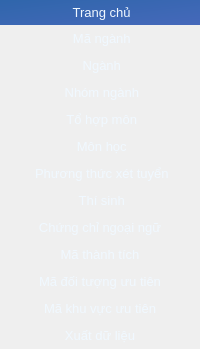
        <widget class="QWidget" name="verticalWidget" native="true">
         <property name="sizePolicy">
          <sizepolicy hsizetype="Preferred" vsizetype="Expanding">
           <horstretch>0</horstretch>
           <verstretch>0</verstretch>
          </sizepolicy>
         </property>
         <property name="styleSheet">
          <string notr="true">QPushButton{
	background: rgba(0, 0, 0, 0);
	color: rgb(240,248,255);
	padding: 5px;
}

QPushButton:checked {
    background: qlineargradient(spread:pad, x1:0, y1:0, x2:1, y2:1, stop:0.00473934 rgba(21, 83, 162, 224), stop:1 rgba(46, 86, 179, 224));
	border: none
}

QPushButton:hover {
    background: qlineargradient(spread:pad, x1:0, y1:0, x2:1, y2:1, stop:0.00473934 rgba(21, 83, 162, 224), stop:1 rgba(46, 86, 179, 224));
	border: none
}</string>
         </property>
         <layout class="QVBoxLayout" name="verticalLayout">
          <property name="spacing">
           <number>0</number>
          </property>
          <property name="sizeConstraint">
           <enum>QLayout::SizeConstraint::SetDefaultConstraint</enum>
          </property>
          <property name="leftMargin">
           <number>0</number>
          </property>
          <property name="topMargin">
           <number>0</number>
          </property>
          <property name="rightMargin">
           <number>0</number>
          </property>
          <property name="bottomMargin">
           <number>0</number>
          </property>
          <item>
           <widget class="QPushButton" name="home_button">
            <property name="font">
             <font>
              <family>Segoe UI</family>
              <pointsize>10</pointsize>
             </font>
            </property>
            <property name="focusPolicy">
             <enum>Qt::FocusPolicy::TabFocus</enum>
            </property>
            <property name="text">
             <string> Trang chủ</string>
            </property>
            <property name="icon">
             <iconset resource="assets.qrc">
              <normaloff>:/assets/images/mainpage.png</normaloff>:/assets/images/mainpage.png</iconset>
            </property>
            <property name="checkable">
             <bool>true</bool>
            </property>
            <property name="checked">
             <bool>true</bool>
            </property>
            <property name="flat">
             <bool>true</bool>
            </property>
            <attribute name="buttonGroup">
             <string notr="true">buttonGroup</string>
            </attribute>
           </widget>
          </item>
          <item>
           <widget class="QPushButton" name="ma_nganh_button">
            <property name="font">
             <font>
              <family>Segoe UI</family>
              <pointsize>10</pointsize>
             </font>
            </property>
            <property name="focusPolicy">
             <enum>Qt::FocusPolicy::TabFocus</enum>
            </property>
            <property name="text">
             <string> Mã ngành</string>
            </property>
            <property name="icon">
             <iconset resource="assets.qrc">
              <normaloff>:/assets/images/manganh.png</normaloff>:/assets/images/manganh.png</iconset>
            </property>
            <property name="iconSize">
             <size>
              <width>20</width>
              <height>20</height>
             </size>
            </property>
            <property name="checkable">
             <bool>true</bool>
            </property>
            <property name="flat">
             <bool>true</bool>
            </property>
            <attribute name="buttonGroup">
             <string notr="true">buttonGroup</string>
            </attribute>
           </widget>
          </item>
          <item>
           <widget class="QPushButton" name="nganh_button">
            <property name="font">
             <font>
              <family>Segoe UI</family>
              <pointsize>10</pointsize>
             </font>
            </property>
            <property name="focusPolicy">
             <enum>Qt::FocusPolicy::TabFocus</enum>
            </property>
            <property name="text">
             <string> Ngành</string>
            </property>
            <property name="icon">
             <iconset resource="assets.qrc">
              <normaloff>:/assets/images/nghanh.png</normaloff>:/assets/images/nghanh.png</iconset>
            </property>
            <property name="checkable">
             <bool>true</bool>
            </property>
            <property name="flat">
             <bool>true</bool>
            </property>
            <attribute name="buttonGroup">
             <string notr="true">buttonGroup</string>
            </attribute>
           </widget>
          </item>
          <item>
           <widget class="QPushButton" name="nhom_nganh_button">
            <property name="font">
             <font>
              <family>Segoe UI</family>
              <pointsize>10</pointsize>
             </font>
            </property>
            <property name="focusPolicy">
             <enum>Qt::FocusPolicy::TabFocus</enum>
            </property>
            <property name="text">
             <string> Nhóm ngành</string>
            </property>
            <property name="icon">
             <iconset resource="assets.qrc">
              <normaloff>:/assets/images/nhom-nghanh.png</normaloff>:/assets/images/nhom-nghanh.png</iconset>
            </property>
            <property name="checkable">
             <bool>true</bool>
            </property>
            <property name="flat">
             <bool>true</bool>
            </property>
            <attribute name="buttonGroup">
             <string notr="true">buttonGroup</string>
            </attribute>
           </widget>
          </item>
          <item>
           <widget class="QPushButton" name="tohop_button">
            <property name="font">
             <font>
              <family>Segoe UI</family>
              <pointsize>10</pointsize>
             </font>
            </property>
            <property name="focusPolicy">
             <enum>Qt::FocusPolicy::TabFocus</enum>
            </property>
            <property name="text">
             <string> Tổ hợp môn</string>
            </property>
            <property name="icon">
             <iconset resource="assets.qrc">
              <normaloff>:/assets/images/tohopmon.png</normaloff>:/assets/images/tohopmon.png</iconset>
            </property>
            <property name="checkable">
             <bool>true</bool>
            </property>
            <property name="flat">
             <bool>true</bool>
            </property>
            <attribute name="buttonGroup">
             <string notr="true">buttonGroup</string>
            </attribute>
           </widget>
          </item>
          <item>
           <widget class="QPushButton" name="monhoc_button">
            <property name="font">
             <font>
              <family>Segoe UI</family>
              <pointsize>10</pointsize>
             </font>
            </property>
            <property name="focusPolicy">
             <enum>Qt::FocusPolicy::TabFocus</enum>
            </property>
            <property name="text">
             <string> Môn học</string>
            </property>
            <property name="icon">
             <iconset resource="assets.qrc">
              <normaloff>:/assets/images/mon-hoc.png</normaloff>:/assets/images/mon-hoc.png</iconset>
            </property>
            <property name="checkable">
             <bool>true</bool>
            </property>
            <property name="flat">
             <bool>true</bool>
            </property>
            <attribute name="buttonGroup">
             <string notr="true">buttonGroup</string>
            </attribute>
           </widget>
          </item>
          <item>
           <widget class="QPushButton" name="ptxt_button">
            <property name="font">
             <font>
              <family>Segoe UI</family>
              <pointsize>10</pointsize>
             </font>
            </property>
            <property name="focusPolicy">
             <enum>Qt::FocusPolicy::TabFocus</enum>
            </property>
            <property name="text">
             <string> Phương thức xét tuyển</string>
            </property>
            <property name="icon">
             <iconset resource="assets.qrc">
              <normaloff>:/assets/images/ptxt.png</normaloff>:/assets/images/ptxt.png</iconset>
            </property>
            <property name="checkable">
             <bool>true</bool>
            </property>
            <property name="flat">
             <bool>true</bool>
            </property>
            <attribute name="buttonGroup">
             <string notr="true">buttonGroup</string>
            </attribute>
           </widget>
          </item>
          <item>
           <widget class="QPushButton" name="thi_sinh_button">
            <property name="font">
             <font>
              <pointsize>10</pointsize>
             </font>
            </property>
            <property name="focusPolicy">
             <enum>Qt::FocusPolicy::TabFocus</enum>
            </property>
            <property name="text">
             <string> Thí sinh</string>
            </property>
            <property name="icon">
             <iconset resource="assets.qrc">
              <normaloff>:/assets/images/thisinh.png</normaloff>:/assets/images/thisinh.png</iconset>
            </property>
            <property name="checkable">
             <bool>true</bool>
            </property>
            <property name="flat">
             <bool>true</bool>
            </property>
            <attribute name="buttonGroup">
             <string notr="true">buttonGroup</string>
            </attribute>
           </widget>
          </item>
          <item>
           <widget class="QPushButton" name="ccnn_button">
            <property name="font">
             <font>
              <pointsize>10</pointsize>
             </font>
            </property>
            <property name="focusPolicy">
             <enum>Qt::FocusPolicy::TabFocus</enum>
            </property>
            <property name="text">
             <string>Chứng chỉ ngoại ngữ</string>
            </property>
            <property name="checkable">
             <bool>true</bool>
            </property>
            <property name="flat">
             <bool>true</bool>
            </property>
            <attribute name="buttonGroup">
             <string notr="true">buttonGroup</string>
            </attribute>
           </widget>
          </item>
          <item>
           <widget class="QPushButton" name="thanh_tich_button">
            <property name="font">
             <font>
              <pointsize>10</pointsize>
             </font>
            </property>
            <property name="focusPolicy">
             <enum>Qt::FocusPolicy::TabFocus</enum>
            </property>
            <property name="text">
             <string>Mã thành tích</string>
            </property>
            <property name="checkable">
             <bool>true</bool>
            </property>
            <property name="flat">
             <bool>true</bool>
            </property>
            <attribute name="buttonGroup">
             <string notr="true">buttonGroup</string>
            </attribute>
           </widget>
          </item>
          <item>
           <widget class="QPushButton" name="dtut_button">
            <property name="font">
             <font>
              <pointsize>10</pointsize>
             </font>
            </property>
            <property name="text">
             <string>Mã đối tượng ưu tiên</string>
            </property>
            <property name="checkable">
             <bool>true</bool>
            </property>
            <property name="flat">
             <bool>true</bool>
            </property>
            <attribute name="buttonGroup">
             <string notr="true">buttonGroup</string>
            </attribute>
           </widget>
          </item>
          <item>
           <widget class="QPushButton" name="kvut_button">
            <property name="font">
             <font>
              <pointsize>10</pointsize>
             </font>
            </property>
            <property name="text">
             <string>Mã khu vực ưu tiên</string>
            </property>
            <property name="checkable">
             <bool>true</bool>
            </property>
            <property name="flat">
             <bool>true</bool>
            </property>
            <attribute name="buttonGroup">
             <string notr="true">buttonGroup</string>
            </attribute>
           </widget>
          </item>
          <item>
           <widget class="QPushButton" name="xuat_du_lieu_button">
            <property name="font">
             <font>
              <pointsize>10</pointsize>
             </font>
            </property>
            <property name="text">
             <string>Xuất dữ liệu</string>
            </property>
            <property name="checkable">
             <bool>true</bool>
            </property>
            <property name="flat">
             <bool>true</bool>
            </property>
            <attribute name="buttonGroup">
             <string notr="true">buttonGroup</string>
            </attribute>
           </widget>
          </item>
         </layout>
        </widget>
